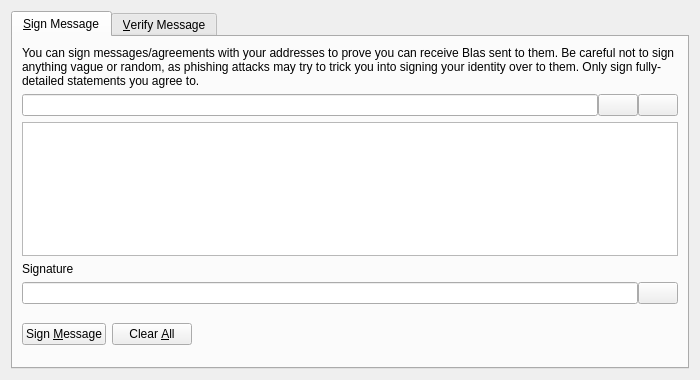
<?xml version="1.0" encoding="UTF-8"?>
<ui version="4.0">
 <class>SignVerifyMessageDialog</class>
 <widget class="QDialog" name="SignVerifyMessageDialog">
  <property name="geometry">
   <rect>
    <x>0</x>
    <y>0</y>
    <width>700</width>
    <height>380</height>
   </rect>
  </property>
  <property name="windowTitle">
   <string>Signatures - Sign / Verify a Message</string>
  </property>
  <property name="modal">
   <bool>true</bool>
  </property>
  <layout class="QVBoxLayout" name="verticalLayout">
   <item>
    <widget class="QTabWidget" name="tabWidget">
     <property name="currentIndex">
      <number>0</number>
     </property>
     <widget class="QWidget" name="tabSignMessage">
      <attribute name="title">
       <string>&amp;Sign Message</string>
      </attribute>
      <layout class="QVBoxLayout" name="verticalLayout_SM">
       <item>
        <widget class="QLabel" name="infoLabel_SM">
         <property name="text">
          <string>You can sign messages/agreements with your addresses to prove you can receive Blas sent to them. Be careful not to sign anything vague or random, as phishing attacks may try to trick you into signing your identity over to them. Only sign fully-detailed statements you agree to.</string>
         </property>
         <property name="textFormat">
          <enum>Qt::PlainText</enum>
         </property>
         <property name="wordWrap">
          <bool>true</bool>
         </property>
        </widget>
       </item>
       <item>
        <layout class="QHBoxLayout" name="horizontalLayout_1_SM">
         <property name="spacing">
          <number>0</number>
         </property>
         <item>
          <widget class="QValidatedLineEdit" name="addressIn_SM">
           <property name="toolTip">
            <string>The Blas address to sign the message with</string>
           </property>
          </widget>
         </item>
         <item>
          <widget class="QPushButton" name="addressBookButton_SM">
           <property name="toolTip">
            <string>Choose previously used address</string>
           </property>
           <property name="text">
            <string/>
           </property>
           <property name="shortcut">
            <string>Alt+A</string>
           </property>
           <property name="autoDefault">
            <bool>false</bool>
           </property>
          </widget>
         </item>
         <item>
          <widget class="QPushButton" name="pasteButton_SM">
           <property name="toolTip">
            <string>Paste address from clipboard</string>
           </property>
           <property name="text">
            <string/>
           </property>
           <property name="shortcut">
            <string>Alt+P</string>
           </property>
           <property name="autoDefault">
            <bool>false</bool>
           </property>
          </widget>
         </item>
        </layout>
       </item>
       <item>
        <widget class="QPlainTextEdit" name="messageIn_SM">
         <property name="toolTip">
          <string>Enter the message you want to sign here</string>
         </property>
        </widget>
       </item>
       <item>
        <widget class="QLabel" name="signatureLabel_SM">
         <property name="text">
          <string>Signature</string>
         </property>
         <property name="textFormat">
          <enum>Qt::PlainText</enum>
         </property>
        </widget>
       </item>
       <item>
        <layout class="QHBoxLayout" name="horizontalLayout_2_SM">
         <property name="spacing">
          <number>0</number>
         </property>
         <item>
          <widget class="QLineEdit" name="signatureOut_SM">
           <property name="font">
            <font>
             <italic>true</italic>
            </font>
           </property>
           <property name="readOnly">
            <bool>true</bool>
           </property>
          </widget>
         </item>
         <item>
          <widget class="QPushButton" name="copySignatureButton_SM">
           <property name="toolTip">
            <string>Copy the current signature to the system clipboard</string>
           </property>
           <property name="text">
            <string/>
           </property>
           <property name="autoDefault">
            <bool>false</bool>
           </property>
          </widget>
         </item>
        </layout>
       </item>
       <item>
        <layout class="QHBoxLayout" name="horizontalLayout_3_SM">
         <item>
          <widget class="QPushButton" name="signMessageButton_SM">
           <property name="toolTip">
            <string>Sign the message to prove you own this Blas address</string>
           </property>
           <property name="text">
            <string>Sign &amp;Message</string>
           </property>
           <property name="autoDefault">
            <bool>false</bool>
           </property>
          </widget>
         </item>
         <item>
          <widget class="QPushButton" name="clearButton_SM">
           <property name="toolTip">
            <string>Reset all sign message fields</string>
           </property>
           <property name="text">
            <string>Clear &amp;All</string>
           </property>
           <property name="autoDefault">
            <bool>false</bool>
           </property>
          </widget>
         </item>
         <item>
          <spacer name="horizontalSpacer_1_SM">
           <property name="orientation">
            <enum>Qt::Horizontal</enum>
           </property>
           <property name="sizeHint" stdset="0">
            <size>
             <width>40</width>
             <height>48</height>
            </size>
           </property>
          </spacer>
         </item>
         <item>
          <widget class="QLabel" name="statusLabel_SM">
           <property name="font">
            <font>
             <weight>75</weight>
             <bold>true</bold>
            </font>
           </property>
           <property name="text">
            <string/>
           </property>
           <property name="wordWrap">
            <bool>true</bool>
           </property>
          </widget>
         </item>
         <item>
          <spacer name="horizontalSpacer_2_SM">
           <property name="orientation">
            <enum>Qt::Horizontal</enum>
           </property>
           <property name="sizeHint" stdset="0">
            <size>
             <width>40</width>
             <height>48</height>
            </size>
           </property>
          </spacer>
         </item>
        </layout>
       </item>
      </layout>
     </widget>
     <widget class="QWidget" name="tabVerifyMessage">
      <attribute name="title">
       <string>&amp;Verify Message</string>
      </attribute>
      <layout class="QVBoxLayout" name="verticalLayout_VM">
       <item>
        <widget class="QLabel" name="infoLabel_VM">
         <property name="text">
          <string>Enter the receiver's address, message (ensure you copy line breaks, spaces, tabs, etc. exactly) and signature below to verify the message. Be careful not to read more into the signature than what is in the signed message itself, to avoid being tricked by a man-in-the-middle attack. Note that this only proves the signing party receives with the address, it cannot prove sendership of any transaction!</string>
         </property>
         <property name="textFormat">
          <enum>Qt::PlainText</enum>
         </property>
         <property name="alignment">
          <set>Qt::AlignLeading|Qt::AlignLeft|Qt::AlignTop</set>
         </property>
         <property name="wordWrap">
          <bool>true</bool>
         </property>
        </widget>
       </item>
       <item>
        <layout class="QHBoxLayout" name="horizontalLayout_1_VM">
         <property name="spacing">
          <number>0</number>
         </property>
         <item>
          <widget class="QValidatedLineEdit" name="addressIn_VM">
           <property name="toolTip">
            <string>The Blas address the message was signed with</string>
           </property>
          </widget>
         </item>
         <item>
          <widget class="QPushButton" name="addressBookButton_VM">
           <property name="toolTip">
            <string>Choose previously used address</string>
           </property>
           <property name="text">
            <string/>
           </property>
           <property name="shortcut">
            <string>Alt+A</string>
           </property>
           <property name="autoDefault">
            <bool>false</bool>
           </property>
          </widget>
         </item>
        </layout>
       </item>
       <item>
        <widget class="QPlainTextEdit" name="messageIn_VM"/>
       </item>
       <item>
        <widget class="QValidatedLineEdit" name="signatureIn_VM"/>
       </item>
       <item>
        <layout class="QHBoxLayout" name="horizontalLayout_2_VM">
         <item>
          <widget class="QPushButton" name="verifyMessageButton_VM">
           <property name="toolTip">
            <string>Verify the message to ensure it was signed with the specified Blas address</string>
           </property>
           <property name="text">
            <string>Verify &amp;Message</string>
           </property>
           <property name="autoDefault">
            <bool>false</bool>
           </property>
          </widget>
         </item>
         <item>
          <widget class="QPushButton" name="clearButton_VM">
           <property name="toolTip">
            <string>Reset all verify message fields</string>
           </property>
           <property name="text">
            <string>Clear &amp;All</string>
           </property>
           <property name="autoDefault">
            <bool>false</bool>
           </property>
          </widget>
         </item>
         <item>
          <spacer name="horizontalSpacer_1_VM">
           <property name="orientation">
            <enum>Qt::Horizontal</enum>
           </property>
           <property name="sizeHint" stdset="0">
            <size>
             <width>40</width>
             <height>48</height>
            </size>
           </property>
          </spacer>
         </item>
         <item>
          <widget class="QLabel" name="statusLabel_VM">
           <property name="font">
            <font>
             <weight>75</weight>
             <bold>true</bold>
            </font>
           </property>
           <property name="text">
            <string/>
           </property>
           <property name="wordWrap">
            <bool>true</bool>
           </property>
          </widget>
         </item>
         <item>
          <spacer name="horizontalSpacer_2_VM">
           <property name="orientation">
            <enum>Qt::Horizontal</enum>
           </property>
           <property name="sizeHint" stdset="0">
            <size>
             <width>40</width>
             <height>48</height>
            </size>
           </property>
          </spacer>
         </item>
        </layout>
       </item>
      </layout>
     </widget>
    </widget>
   </item>
  </layout>
 </widget>
 <customwidgets>
  <customwidget>
   <class>QValidatedLineEdit</class>
   <extends>QLineEdit</extends>
   <header>qvalidatedlineedit.h</header>
  </customwidget>
 </customwidgets>
 <resources>
  <include location="../blas.qrc"/>
 </resources>
 <connections/>
</ui>
